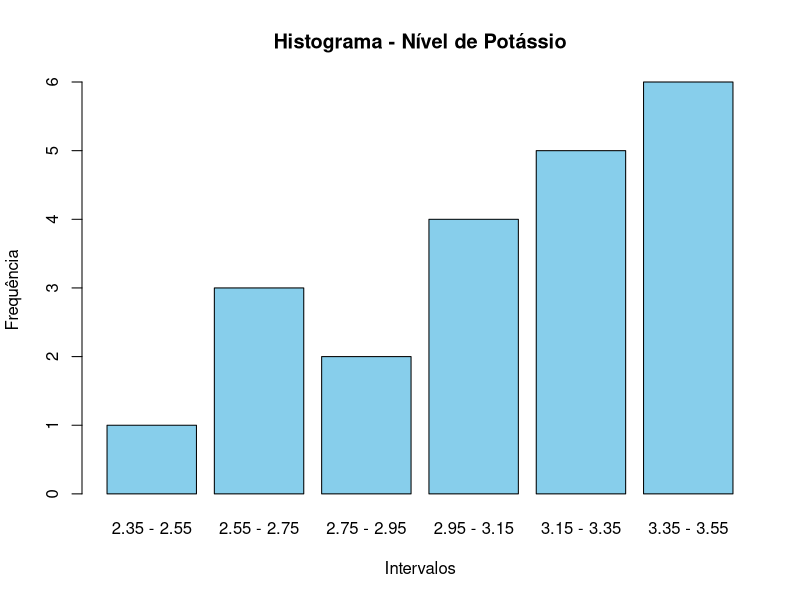

Here is the R script that generated this plot:
# Dados das classes
classes <- c("2.35-2.55", "2.55-2.75", "2.75-2.95", "2.95-3.15", "3.15-3.35", "3.35-3.55")
freq <- c(1, 3, 2, 4, 5, 6)

# Limites inferiores e superiores
lim_inf <- c(2.35, 2.55, 2.75, 2.95, 3.15, 3.35)
lim_sup <- c(2.55, 2.75, 2.95, 3.15, 3.35, 3.55)
amplitude <- lim_sup - lim_inf

# Total de observações
n <- sum(freq)

# Frequência acumulada
freq_acum <- cumsum(freq)

# Função para calcular quartis com interpolação
calcula_quartil <- function(posicao) {
  for (i in 1:length(freq)) {
    if (posicao <= freq_acum[i]) {
      L <- lim_inf[i]
      F_ant <- ifelse(i == 1, 0, freq_acum[i-1])
      f_i <- freq[i]
      h <- amplitude[i]
      Q <- L + ((posicao - F_ant) / f_i) * h
      return(round(Q, 2))
    }
  }
}

# Quartis (posições: Q1 = n/4, Q2 = n/2, Q3 = 3n/4)
Q1 <- calcula_quartil(n / 4)
Q2 <- calcula_quartil(n / 2)
Q3 <- calcula_quartil(3 * n / 4)

cat("Q1 =", Q1, "\nQ2 =", Q2, "\nQ3 =", Q3, "\n")

# Construção do histograma
midpoints <- (lim_inf + lim_sup) / 2
barplot(height = freq, names.arg = paste(lim_inf, lim_sup, sep=" - "), 
        col = "skyblue", main = "Histograma - Nível de Potássio", 
        xlab = "Intervalos", ylab = "Frequência", border = "black")
